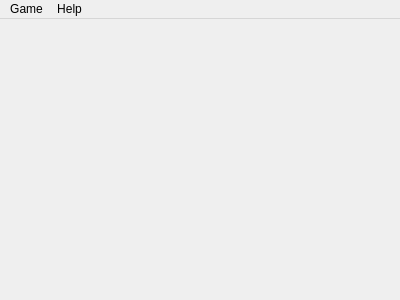
<?xml version="1.0" encoding="UTF-8"?>
<ui version="4.0">
 <class>MainWindow</class>
 <widget class="QMainWindow" name="MainWindow">
  <property name="geometry">
   <rect>
    <x>0</x>
    <y>0</y>
    <width>400</width>
    <height>300</height>
   </rect>
  </property>
  <property name="windowTitle">
   <string>Chess 0.2</string>
  </property>
  <widget class="QWidget" name="centralWidget"/>
  <widget class="QMenuBar" name="menuBar">
   <property name="geometry">
    <rect>
     <x>0</x>
     <y>0</y>
     <width>400</width>
     <height>21</height>
    </rect>
   </property>
   <widget class="QMenu" name="menuGame">
    <property name="title">
     <string>Game</string>
    </property>
    <addaction name="actionNew_game_against_computer"/>
    <addaction name="actionNew_game_against_human"/>
    <addaction name="separator"/>
    <addaction name="actionOptions"/>
    <addaction name="separator"/>
    <addaction name="actionExit"/>
   </widget>
   <widget class="QMenu" name="menuHelp">
    <property name="title">
     <string>Help</string>
    </property>
    <addaction name="actionT"/>
    <addaction name="actionAbout_Qt"/>
   </widget>
   <addaction name="menuGame"/>
   <addaction name="menuHelp"/>
  </widget>
  <action name="actionT">
   <property name="text">
    <string>About chess</string>
   </property>
  </action>
  <action name="actionAbout_Qt">
   <property name="text">
    <string>About Qt</string>
   </property>
  </action>
  <action name="actionNew_game_against_computer">
   <property name="text">
    <string>New game against computer</string>
   </property>
  </action>
  <action name="actionNew_game_against_human">
   <property name="text">
    <string>New game against human</string>
   </property>
  </action>
  <action name="actionExit">
   <property name="text">
    <string>Exit</string>
   </property>
  </action>
  <action name="actionOptions">
   <property name="text">
    <string>Options</string>
   </property>
  </action>
 </widget>
 <layoutdefault spacing="6" margin="11"/>
 <resources/>
 <connections/>
</ui>
